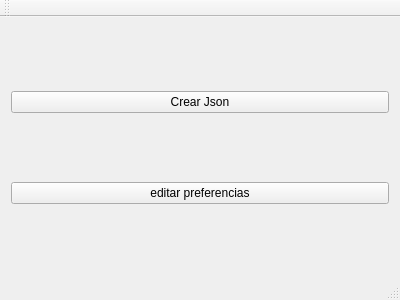
<?xml version="1.0" encoding="UTF-8"?>
<ui version="4.0">
 <class>MainWindow</class>
 <widget class="QMainWindow" name="MainWindow">
  <property name="geometry">
   <rect>
    <x>0</x>
    <y>0</y>
    <width>400</width>
    <height>300</height>
   </rect>
  </property>
  <property name="windowTitle">
   <string>MainWindow</string>
  </property>
  <widget class="QWidget" name="centralWidget">
   <layout class="QVBoxLayout" name="verticalLayout">
    <item>
     <widget class="QPushButton" name="pushButtonRun">
      <property name="text">
       <string>Crear Json</string>
      </property>
     </widget>
    </item>
    <item>
     <widget class="QPushButton" name="pushButtonEditPreferences">
      <property name="text">
       <string>editar preferencias</string>
      </property>
     </widget>
    </item>
   </layout>
  </widget>
  <widget class="QMenuBar" name="menuBar">
   <property name="geometry">
    <rect>
     <x>0</x>
     <y>0</y>
     <width>400</width>
     <height>21</height>
    </rect>
   </property>
  </widget>
  <widget class="QToolBar" name="mainToolBar">
   <attribute name="toolBarArea">
    <enum>TopToolBarArea</enum>
   </attribute>
   <attribute name="toolBarBreak">
    <bool>false</bool>
   </attribute>
  </widget>
  <widget class="QStatusBar" name="statusBar"/>
 </widget>
 <layoutdefault spacing="6" margin="11"/>
 <resources/>
 <connections/>
</ui>
